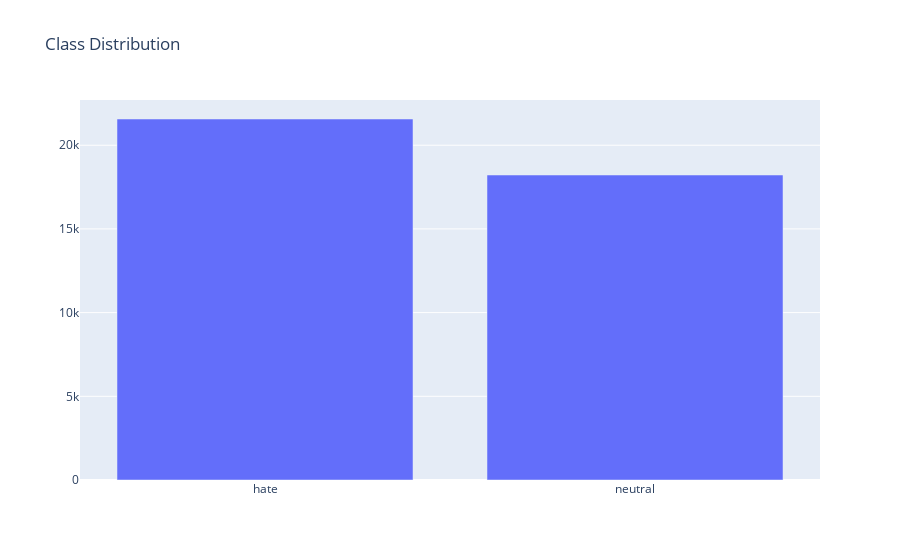

The cell this chart's notebook holds for it:
### Code cell
# display class distribution
hate = len(df[df['label'] == 0])
neu = len(df[df['label'] == 1])
dist = [
    graph_objs.Bar(
        x=["hate", "neutral"],
        y=[hate, neu],
)]
plotly.offline.iplot({"data":dist, "layout":graph_objs.Layout(title="Class Distribution")})

### Figure 1 — Plotly figure (JSON) as saved in the notebook; plotly's stock layout.template omitted (floating-point values rounded to 4 significant figures)
{"data": [{"x": ["hate", "neutral"], "y": [21568, 18222], "type": "bar"}], "layout": {"title": {"text": "Class Distribution"}}}
